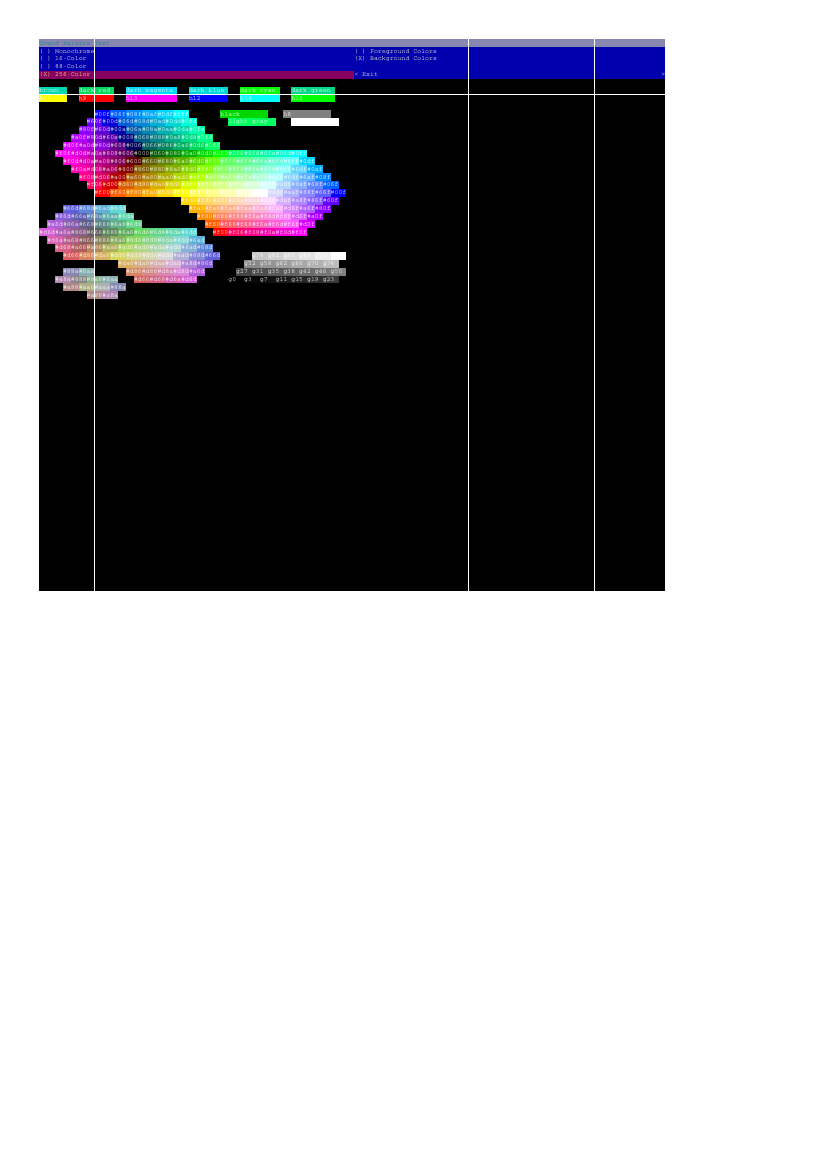

Write Python code to recreate this figure.
import subprocess
import fpdf
import re
import os

def get_panel_ascii_code(panel_name):
    command = ['tmux', 'capture-pane', '-t', panel_name, '-e', '-J', '-p']
    result = subprocess.Popen(command, stdin = subprocess.PIPE, stdout = subprocess.PIPE, stderr = subprocess.PIPE)
    return result.stdout.read().decode('utf8')

class FLAG:
    BEGIN = '\x1b'
    ENG = 'm'

class STATUS:
    IDEL = 0
    BEGIN = 1
    END = 2

class CONTROL:
    UNDER_LINE = 4
    BOLD_ON = 1
    CANCEL = 0
    SET_FORE_COLOR = 38
    SET_BACK_COLOR = 48
    SET_DEFAULT_FORE_COLOR = 39
    SET_DEFAULT_BACK_COLOR = 49
    SYSTEM_FORE_COLOR = {
        30: (0,0,0),
        31: (255,0,0),
        32: (0,255,0),
        33: (255,255,0),
        34: (0,0,255),
        35: (255,0,255),
        36: (0,255,255),
        37: (255,255,255)
    }
    SYSTEM_BACK_COLOR = {
        40: (0,0,0),
        41: (255,0,0),
        42: (0,255,0),
        43: (255,255,0),
        44: (0,0,255),
        45: (255,0,255),
        46: (0,255,255),
        47: (255,255,255)
    }

class ColorMap(dict):
    def __init__(self):
        map = {
            0:   (0, 0, 0),
            1:   (128, 0, 0),
            2:   (0, 128, 0),
            3:   (128, 128, 0),
            4:   (0, 0, 128),
            5:   (128, 0, 128),
            6:   (0, 128, 128),
            7:   (192, 192, 192),
            8:   (128, 128, 128),
            9:   (255, 0, 0),
            10:  (0, 255, 0),
            11:  (255, 255, 0),
            12:  (0, 0, 255),
            13:  (255, 0, 255),
            14:  (0, 255, 255),
            15:  (255, 255, 255),
            16:  (0, 0, 0),
            17:  (0, 0, 95),
            18:  (0, 0, 135),
            19:  (0, 0, 175),
            20:  (0, 0, 215),
            21:  (0, 0, 255),
            22:  (0, 95, 0),
            23:  (0, 95, 95),
            24:  (0, 95, 135),
            25:  (0, 95, 175),
            26:  (0, 95, 215),
            27:  (0, 95, 255),
            28:  (0, 135, 0),
            29:  (0, 135, 95),
            30:  (0, 135, 135),
            31:  (0, 135, 175),
            32:  (0, 135, 215),
            33:  (0, 135, 255),
            34:  (0, 175, 0),
            35:  (0, 175, 95),
            36:  (0, 175, 135),
            37:  (0, 175, 175),
            38:  (0, 175, 215),
            39:  (0, 175, 255),
            40:  (0, 215, 0),
            41:  (0, 215, 95),
            42:  (0, 215, 135),
            43:  (0, 215, 175),
            44:  (0, 215, 215),
            45:  (0, 215, 255),
            46:  (0, 255, 0),
            47:  (0, 255, 95),
            48:  (0, 255, 135),
            49:  (0, 255, 175),
            50:  (0, 255, 215),
            51:  (0, 255, 255),
            52:  (95, 0, 0),
            53:  (95, 0, 95),
            54:  (95, 0, 135),
            55:  (95, 0, 175),
            56:  (95, 0, 215),
            57:  (95, 0, 255),
            58:  (95, 95, 0),
            59:  (95, 95, 95),
            60:  (95, 95, 135),
            61:  (95, 95, 175),
            62:  (95, 95, 215),
            63:  (95, 95, 255),
            64:  (95, 135, 0),
            65:  (95, 135, 95),
            66:  (95, 135, 135),
            67:  (95, 135, 175),
            68:  (95, 135, 215),
            69:  (95, 135, 255),
            70:  (95, 175, 0),
            71:  (95, 175, 95),
            72:  (95, 175, 135),
            73:  (95, 175, 175),
            74:  (95, 175, 215),
            75:  (95, 175, 255),
            76:  (95, 215, 0),
            77:  (95, 215, 95),
            78:  (95, 215, 135),
            79:  (95, 215, 175),
            80:  (95, 215, 215),
            81:  (95, 215, 255),
            82:  (95, 255, 0),
            83:  (95, 255, 95),
            84:  (95, 255, 135),
            85:  (95, 255, 175),
            86:  (95, 255, 215),
            87:  (95, 255, 255),
            88:  (135, 0, 0),
            89:  (135, 0, 95),
            90:  (135, 0, 135),
            91:  (135, 0, 175),
            92:  (135, 0, 215),
            93:  (135, 0, 255),
            94:  (135, 95, 0),
            95:  (135, 95, 95),
            96:  (135, 95, 135),
            97:  (135, 95, 175),
            98:  (135, 95, 215),
            99:  (135, 95, 255),
            100: (135, 135, 0),
            101: (135, 135, 95),
            102: (135, 135, 135),
            103: (135, 135, 175),
            104: (135, 135, 215),
            105: (135, 135, 255),
            106: (135, 175, 0),
            107: (135, 175, 95),
            108: (135, 175, 135),
            109: (135, 175, 175),
            110: (135, 175, 215),
            111: (135, 175, 255),
            112: (135, 215, 0),
            113: (135, 215, 95),
            114: (135, 215, 135),
            115: (135, 215, 175),
            116: (135, 215, 215),
            117: (135, 215, 255),
            118: (135, 255, 0),
            119: (135, 255, 95),
            120: (135, 255, 135),
            121: (135, 255, 175),
            122: (135, 255, 215),
            123: (135, 255, 255),
            124: (175, 0, 0),
            125: (175, 0, 95),
            126: (175, 0, 135),
            127: (175, 0, 175),
            128: (175, 0, 215),
            129: (175, 0, 255),
            130: (175, 95, 0),
            131: (175, 95, 95),
            132: (175, 95, 135),
            133: (175, 95, 175),
            134: (175, 95, 215),
            135: (175, 95, 255),
            136: (175, 135, 0),
            137: (175, 135, 95),
            138: (175, 135, 135),
            139: (175, 135, 175),
            140: (175, 135, 215),
            141: (175, 135, 255),
            142: (175, 175, 0),
            143: (175, 175, 95),
            144: (175, 175, 135),
            145: (175, 175, 175),
            146: (175, 175, 215),
            147: (175, 175, 255),
            148: (175, 215, 0),
            149: (175, 215, 95),
            150: (175, 215, 135),
            151: (175, 215, 175),
            152: (175, 215, 215),
            153: (175, 215, 255),
            154: (175, 255, 0),
            155: (175, 255, 95),
            156: (175, 255, 135),
            157: (175, 255, 175),
            158: (175, 255, 215),
            159: (175, 255, 255),
            160: (215, 0, 0),
            161: (215, 0, 95),
            162: (215, 0, 135),
            163: (215, 0, 175),
            164: (215, 0, 215),
            165: (215, 0, 255),
            166: (215, 95, 0),
            167: (215, 95, 95),
            168: (215, 95, 135),
            169: (215, 95, 175),
            170: (215, 95, 215),
            171: (215, 95, 255),
            172: (215, 135, 0),
            173: (215, 135, 95),
            174: (215, 135, 135),
            175: (215, 135, 175),
            176: (215, 135, 215),
            177: (215, 135, 255),
            178: (215, 175, 0),
            179: (215, 175, 95),
            180: (215, 175, 135),
            181: (215, 175, 175),
            182: (215, 175, 215),
            183: (215, 175, 255),
            184: (215, 215, 0),
            185: (215, 215, 95),
            186: (215, 215, 135),
            187: (215, 215, 175),
            188: (215, 215, 215),
            189: (215, 215, 255),
            190: (215, 255, 0),
            191: (215, 255, 95),
            192: (215, 255, 135),
            193: (215, 255, 175),
            194: (215, 255, 215),
            195: (215, 255, 255),
            196: (255, 0, 0),
            197: (255, 0, 95),
            198: (255, 0, 135),
            199: (255, 0, 175),
            200: (255, 0, 215),
            201: (255, 0, 255),
            202: (255, 95, 0),
            203: (255, 95, 95),
            204: (255, 95, 135),
            205: (255, 95, 175),
            206: (255, 95, 215),
            207: (255, 95, 255),
            208: (255, 135, 0),
            209: (255, 135, 95),
            210: (255, 135, 135),
            211: (255, 135, 175),
            212: (255, 135, 215),
            213: (255, 135, 255),
            214: (255, 175, 0),
            215: (255, 175, 95),
            216: (255, 175, 135),
            217: (255, 175, 175),
            218: (255, 175, 215),
            219: (255, 175, 255),
            220: (255, 215, 0),
            221: (255, 215, 95),
            222: (255, 215, 135),
            223: (255, 215, 175),
            224: (255, 215, 215),
            225: (255, 215, 255),
            226: (255, 255, 0),
            227: (255, 255, 95),
            228: (255, 255, 135),
            229: (255, 255, 175),
            230: (255, 255, 215),
            231: (255, 255, 255),
            232: (8, 8, 8),
            233: (18, 18, 18),
            234: (28, 28, 28),
            235: (38, 38, 38),
            236: (48, 48, 48),
            237: (58, 58, 58),
            238: (68, 68, 68),
            239: (78, 78, 78),
            240: (88, 88, 88),
            241: (98, 98, 98),
            242: (108, 108, 108),
            243: (118, 118, 118),
            244: (128, 128, 128),
            245: (138, 138, 138),
            246: (148, 148, 148),
            247: (158, 158, 158),
            248: (168, 168, 168),
            249: (178, 178, 178),
            250: (188, 188, 188),
            251: (198, 198, 198),
            252: (208, 208, 208),
            253: (218, 218, 218),
            254: (228, 228, 228),
            255: (238, 238, 238)
        }

        for key, value in map.items():
            self[key] = value

    def set_black(self, color):
        # self[0] = color
        # self[16] = color
        pass

class PDFFile(object):
    __file = None
    __default_fore_color = None
    __default_back_color = None
    __bold_fore_color = None
    __bold_back_color = None
    __font_name = None
    __font_size = None
    __char_width = None
    __char_height = None
    __color_map = None
    __fore_color = None
    __back_color = None

    def __init__(
        self,
        ascii_code,
        default_fore_color,
        default_back_color,
        bold_fore_color = None,
        bold_back_color = None,
        font_path = './fonts/consolas.ttf',
        font_size = 5.3,
        char_width = 1,
        char_height = 2
    ):
        ascii_code = ascii_code.split('\n')
        maximum_line_length = get_maximum_length(ascii_code)
        ascii_code = delete_blank_lines(ascii_code)
        line_number = len(ascii_code)

        font_name = os.path.basename(font_path)
        font_name = os.path.splitext(font_name)[0]

        self.__bold_fore_color = bold_fore_color if not bold_fore_color is None else default_back_color
        self.__bold_back_color = bold_back_color if not bold_back_color is None else default_fore_color

        self.__color_map = ColorMap()
        self.__color_map.set_black(default_back_color)

        self.__char_width = char_width
        self.__char_height = char_height

        self.__file = fpdf.FPDF(format = (maximum_line_length * self.__char_width, line_number * self.__char_height))
        self.__file.add_page()
        self.__file.set_xy(0, 0)
        self.__file.set_margins(0, 0, 0)
        self.__file.set_auto_page_break(False)
        self.__file.add_font(font_name, fname = font_path, uni = True)

        self.__default_fore_color = default_fore_color
        self.__default_back_color = default_back_color
        self.__fore_color = default_fore_color
        self.__back_color = default_back_color

        self.set_font(font_name = font_name, font_size = font_size)

        for line in ascii_code:
            self.write_line(line, maximum_line_length)

    def set_back_color(self, r, g, b):
        self.__file.set_fill_color(r, g, b)
        self.__back_color = (r, g, b)

    def set_fore_color(self, r, g, b):
        self.__file.set_text_color(r, g, b)
        self.__fore_color = (r, g, b)

    def set_font(self, font_name, font_size, style = ''):
        self.__file.set_font(font_name, style, font_size)
        self.__font_name = font_name
        self.__font_size = font_size

    def set_default_color(self):
        self.set_back_color(*self.__default_back_color)
        self.set_fore_color(*self.__default_fore_color)

    def add_char(self, char, end_line = False, fill = True, border = False, align = 'C'):
        border = 1  if border else 0
        end_line = 1 if end_line else 0
        self.__file.cell(self.__char_width, self.__char_height, char, border, end_line, fill = True, align = align)

    def write_line(self, ascii_code, maximum_line_length):
        status = STATUS.IDEL
        offset = 0
        control_sequence = ''

        for index, char in enumerate(ascii_code):
            if status == STATUS.IDEL:
                if char == FLAG.BEGIN:
                    status = STATUS.BEGIN
                    continue
                else:
                    # print(offset, maximum_line_length - 1)
                    if offset == maximum_line_length - 1:
                        self.add_char(char, end_line = True)
                        offset = 0
                    else:
                        self.add_char(char, end_line = False)
                        offset += 1
            elif status == STATUS.BEGIN:
                if char == FLAG.ENG:
                    status = STATUS.IDEL
                    self.execute(control_sequence)
                    control_sequence = ''
                else:
                    control_sequence += char
            else:
                pass

        if offset == 0 and len(ascii_code) > 0:
            return

        fore_color = self.__fore_color
        back_color = self.__back_color
        self.set_default_color()
        for _ in range(maximum_line_length - offset - 1):
            self.add_char(' ', end_line = False)
        self.add_char(' ', end_line = True)
        self.set_fore_color(*fore_color)
        self.set_back_color(*back_color)

    def execute(self, control_sequence):
        control_sequence = [int(command) for command in control_sequence[1:].split(';')]

        index = 0
        while index < len(control_sequence):
            command = control_sequence[index]
            if command in CONTROL.SYSTEM_FORE_COLOR:
                self.set_fore_color(*CONTROL.SYSTEM_FORE_COLOR[command])
                index += 1
            elif command in CONTROL.SYSTEM_BACK_COLOR:
                self.set_back_color(*CONTROL.SYSTEM_BACK_COLOR[command])
                index += 1
            elif command == CONTROL.SET_FORE_COLOR:
                self.set_fore_color(*self.__color_map[control_sequence[index + 2]])
                index += 3
            elif command == CONTROL.SET_BACK_COLOR:
                self.set_back_color(*self.__color_map[control_sequence[index + 2]])
                index += 3
            elif command == CONTROL.BOLD_ON:
                self.bold_on()
                index += 1
            elif command == CONTROL.SET_DEFAULT_FORE_COLOR:
                self.set_fore_color(*self.__default_fore_color)
                index += 1
            elif command == CONTROL.SET_DEFAULT_BACK_COLOR:
                self.set_back_color(*self.__default_back_color)
                index += 1
            elif command == CONTROL.CANCEL:
                self.set_font(self.__font_name, self.__font_size, '')
                self.set_default_color()
                index += 1
            elif command == CONTROL.UNDER_LINE:
                self.set_font(self.__font_name, self.__font_size, 'U')
                index += 1
            else:
                index += 1

    def bold_on(self):
        self.set_fore_color(*self.__bold_fore_color)
        self.set_back_color(*self.__bold_back_color)

    def save(self, file_path):
        self.__file.set_margins(0, 0, 0)
        self.__file.output(file_path, 'F')

def get_maximum_length(ascii_code):
    regex = re.compile(r'\x1b\[[;\d]*[A-Za-z]')
    return max([len(regex.sub('', line)) for line in ascii_code])

def delete_blank_lines(ascii_code):
    for index in list(range(len(ascii_code)))[::-1]:
        if ascii_code[index].strip() == '':
            del ascii_code[index]
        else:
            break
    return ascii_code


def testcases():
    ascii_code = get_panel_ascii_code('zhangqi:0.0')
    with open('tmux.txt', 'w') as file:
        file.write(ascii_code)

    pdf_file = PDFFile(
        # default_fore_color = (112, 130, 132),
        # default_back_color = (10, 35, 44),
        default_fore_color = (255, 255, 255),
        default_back_color = (0, 0, 0),
        bold_fore_color = (255,255,0),
        bold_back_color = (0, 0, 0),
        font_path = './fonts/consolas.ttf',
        ascii_code = ascii_code
    )

    pdf_file.save('./main.pdf')

if __name__ == '__main__':
    testcases()
